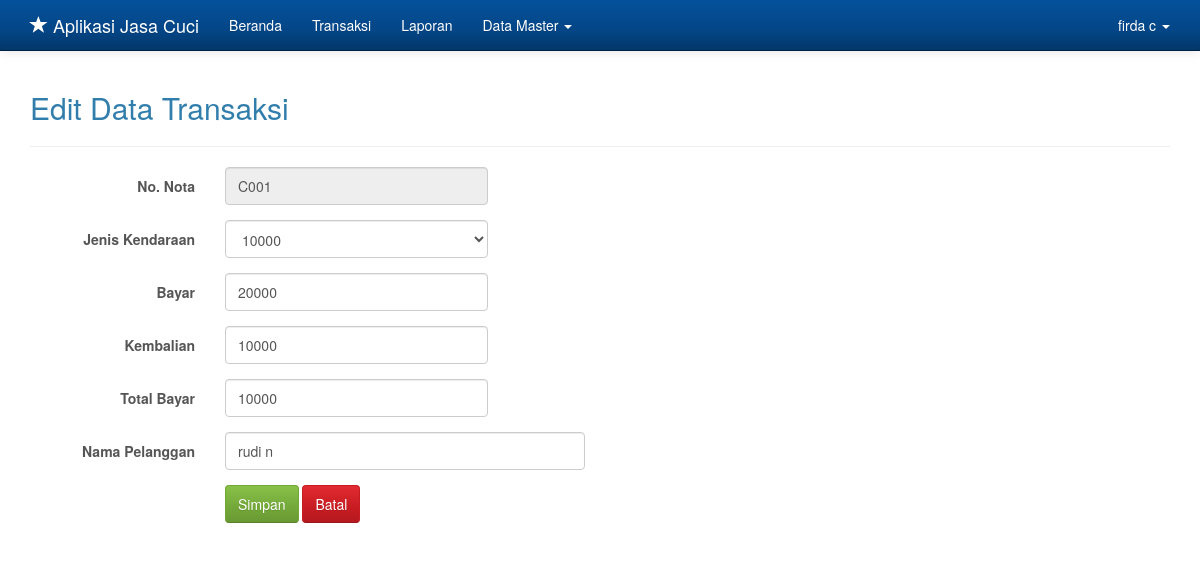
The page /admin.php?hlm=transaksi&aksi=edit&id_transaksi=63 (signed in) on the database its author committed.
### tables this page shows
CREATE TABLE `transaksi` (
  `id_transaksi` int(10) NOT NULL,
  `no_nota` varchar(10) NOT NULL,
  `jenis` varchar(50) NOT NULL,
  `nama` varchar(50) NOT NULL,
  `bayar` int(10) NOT NULL,
  `kembali` int(10) NOT NULL,
  `total` int(10) NOT NULL,
  `tanggal` date NOT NULL,
  `id_user` tinyint(1) NOT NULL
);

### transaksi_edit.php (the view, shortened to what this page needs)
<?php
if( empty( $_SESSION['id_user'] ) ){
	$_SESSION['err'] = '<strong>ERROR!</strong> Anda harus login terlebih dahulu.';
	header('Location: ./');
	die();
} else {
	if( isset( $_REQUEST['submit'] )){
		$id_transaksi = $_REQUEST['id_transaksi'];
		$jenis = $_REQUEST['jenis'];
		$nama = $_REQUEST['nama'];
		$bayar = $_REQUEST['bayar'];
		$kembali = $_REQUEST['kembali'];
		$total = $_REQUEST['total'];
		$id_user = $_SESSION['id_user'];
		$sql = mysqli_query($koneksi, "UPDATE transaksi SET jenis='$jenis', nama='$nama', bayar='$bayar', kembali='$kembali', total='$total', tanggal=NOW(), id_user='$id_user' WHERE id_transaksi='$id_transaksi'");
		if($sql == true){
			header('Location: ./admin.php?hlm=transaksi');
			die();
		} else {
			echo 'ERROR! Periksa penulisan querynya.';
		}
	} else {
		$id_transaksi = $_REQUEST['id_transaksi'];
		$sql = mysqli_query($koneksi, "SELECT * FROM transaksi WHERE id_transaksi='$id_transaksi'");
		while($row = mysqli_fetch_array($sql)){
?>
<h2>Edit Data Transaksi</h2>
<hr>
<form method="post" action="" class="form-horizontal" role="form">
	<div class="form-group">
		<label for="no_nota" class="col-sm-2 control-label">No. Nota</label>
		<div class="col-sm-3">
			<input type="text" class="form-control" id="no_nota" value="<?php echo $row['no_nota']; ?>"name="no_nota" placeholder="No. Nota" readonly>
		</div>
	</div>
	<div class="form-group">
		<label for="jenis" class="col-sm-2 control-label">Jenis Kendaraan</label>
		<div class="col-sm-3">
			<select name="jenis" class="form-control" required>
				<option value="<?php echo $row['jenis']; ?>"><?php echo $row['jenis']; ?></option>
			</select>
		</div>
	</div>
	<div class="form-group">
		<label for="bayar" class="col-sm-2 control-label">Bayar</label>
		<div class="col-sm-3">
			<input type="number" class="form-control" id="bayar" name="bayar" value="<?php echo $row['bayar']; ?>" placeholder="Isi dengan angka" required>
		</div>
	</div>
	<div class="form-group">
		<label for="kembali" class="col-sm-2 control-label">Kembalian</label>
		<div class="col-sm-3">
			<input type="number" class="form-control" id="kembali" name="kembali" value="<?php echo $row['kembali']; ?>" placeholder="Kembalian" required>
		</div>
	</div>
	<div class="form-group">
		<label for="total" class="col-sm-2 control-label">Total Bayar</label>
		<div class="col-sm-3">
			<input type="number" class="form-control" id="total" name="total" value="<?php echo $row['total']; ?>" placeholder="Total Bayar" required>
		</div>
	</div>
	<div class="form-group">
		<label for="nama" class="col-sm-2 control-label">Nama Pelanggan</label>
		<div class="col-sm-4">
			<input type="text" class="form-control" id="nama" name="nama" value="<?php echo $row['nama']; ?>" placeholder="Nama Pelanggan" required>
		</div>
	</div>
	<div class="form-group">
		<div class="col-sm-offset-2 col-sm-10">
			<button type="submit" name="submit" class="btn btn-success">Simpan</button>
			<a href="./admin.php?hlm=transaksi" class="btn btn-danger">Batal</a>
		</div>
	</div>
</form>
<?php
	}
	}
}
?>

### admin.php (style rules this page uses)
body { min-height: 200px; padding-top: 70px; }

### rows shown on the page
transaksi: no_nota "C001", jenis "10000", bayar "20000", kembali "10000", total "10000", nama "rudi n"

### other values the page prints
$_SESSION['nama'] "firda c"
